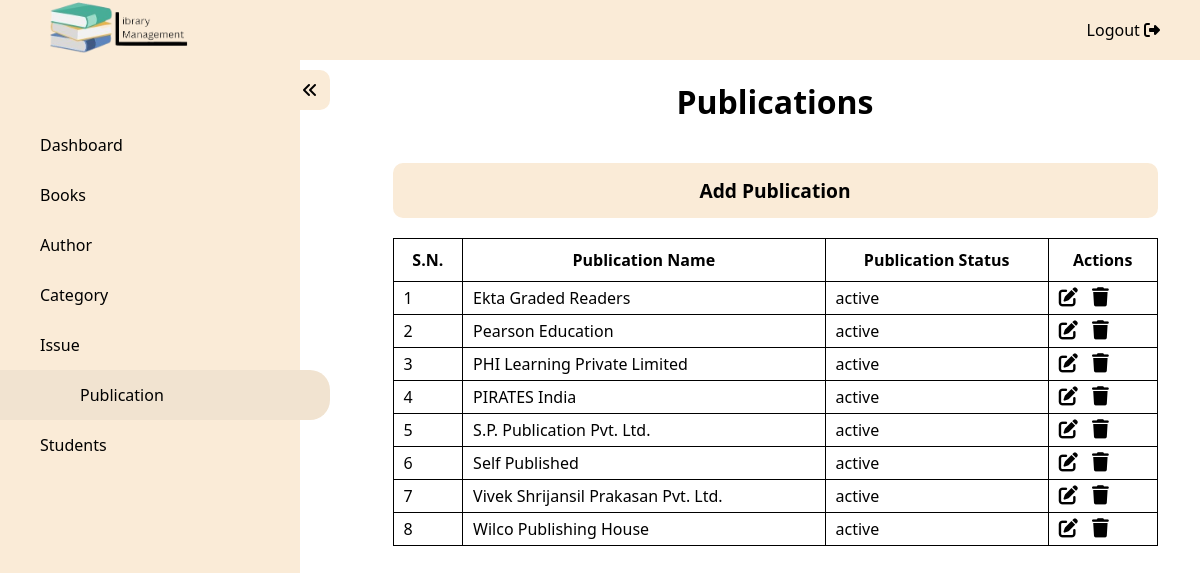
/admin/publication.php (signed in), run on the app's committed database.
### tables this page shows
CREATE TABLE `Publication_Details` (
  `PUB_ID` int NOT NULL,
  `PUB_Name` varchar(255) NOT NULL,
  `PUB_Status` varchar(50) NOT NULL
);

### admin/publication.php (the view, shortened to what this page needs)
<?php
require("../config/db_connect.php");
?>
<!DOCTYPE html>
<html lang="en">
<head>
    <link rel="stylesheet" href="https://cdnjs.cloudflare.com/ajax/libs/font-awesome/6.2.1/css/all.min.css" />
    <link rel="stylesheet" href="../assets/css/index.css" />
    <link rel="stylesheet" href="../assets/css/details.css">
</head>
<body>
    <nav id="topbar">
        <div class="logo"><a href="../index.php"><img src="../assets/image/logo.png" /></a></div>
        <ul>
            <li><a href="../functions/logout.php">Logout <i class="fa-solid fa-right-from-bracket"></i></a> </li>
        </ul>
    </nav>
    <div class="wrapper">
        <nav id="sidebar" class="activeSidebar">
            <div class="iconParent">
                <i class="fa-solid fa-angles-left icon"></i>
            </div>
            <ul>
                <a href="./dashboard.php">
                    <li>Dashboard</li>
                </a>
                <a href="./books.php">
                    <li>Books</li>
                </a>
                <a href="./author.php">
                    <li>Author</li>
                </a>
                <a href="./category.php">
                    <li>Category</li>
                </a>
                <a href="./issue.php">
                    <li>Issue</li>
                </a>
                <a href="./publication.php">
                    <li class="active">Publication</li>
                </a>
                <a href="./student_details.php">
                    <li>Students</li>
                </a>
            </ul>
        </nav>
        <div class="content">
            <h1>Publications</h1>
            <a href="./addPublication.php">
                <button>Add Publication</button>
            </a>
            <table>
                <thead>
                    <tr>
                        <th>S.N.</th>
                        <th>Publication Name</th>
                        <th>Publication Status</th>
                        <th>Actions</th>
                    </tr>
                </thead>
                <tbody>
                    <?php
                    $res = mysqli_query($conn, "SELECT * FROM Publication_Details ORDER BY PUB_Name ASC");
                    if (mysqli_num_rows($res) == 0) {
                        echo "<p>No records Found.</p>";
                    } else {
                        $i = 1;
                        while ($row = mysqli_fetch_array($res)) {
                            $id = $row['PUB_ID'];
                            $name = $row['PUB_Name'];
                            $status = $row['PUB_Status'];
                    ?>
                            <tr>
                                <td><?php echo $i; ?></td>
                                <td><?php echo $name; ?></td>
                                <td><?php echo $status ?></td>
                                <td>
                                    <?php echo "<a href='./editPublication.php?id=" . $id . "'>" ?><i class="fa-solid fa-pen-to-square"></i></a>
                                    <?php echo "<a href='../functions/deletePublication.php?id=" . $id . "'>" ?><i class="fa-solid fa-trash"></i></a></td>
                            </tr>
                    <?php
                            $i++;
                        }
                    }
                    ?>
                </tbody>
            </table>
        </div>
    </div>
</body>
</html>

### assets/css/index.css (style rules this page uses)
* { margin: 0; padding: 0; box-sizing: border-box; font-family: "Segoe UI", Tahoma, Geneva, Verdana, sans-serif; }
a { text-decoration: none; color: black; }
#topbar { height: 60px; width: 100vw; background-color: antiquewhite; display: flex; justify-content: space-between; align-items: center; padding: 0 40px; position: fixed; z-index: 100; inset: 0; }
#topbar .logo img { height: 60px; }
#topbar ul { list-style: none; display: flex; gap: 20px; }
#topbar ul li { cursor: pointer; }
#sidebar { height: calc(100vh - 60px); min-width: 300px !important; background-color: antiquewhite; position: relative; width: 300px; transform: translateX(-100%); transition: transform 0.5s ease; position: fixed; z-index: 100; top: 60px; }
#sidebar .iconParent { height: 40px; width: 40px; background-color: antiquewhite; position: absolute; top: 10px; right: -30px; border-top-right-radius: 10px; border-bottom-right-radius: 10px; line-height: 40px; text-align: center; cursor: pointer; z-index: 100; }
.activeSidebar { transform: translateX(0) !important; }
#sidebar ul { height: 100%; width: 100%; display: flex; flex-direction: column; align-items: center; list-style: none; padding: 60px 0; }
#sidebar ul a { width: 100%; }
#sidebar ul a li { height: 50px; width: 100%; line-height: 50px; padding-left: 40px; cursor: pointer; }
#sidebar ul .active, #sidebar ul li:hover { width: 110%; border-top-right-radius: 20px; border-bottom-right-radius: 20px; background-color: rgb(241, 227, 208); padding-left: 80px; transition: all 0.2s ease; }
.content { margin-top: 60px; margin-left: 350px; transition: margin-left 0.5s; padding-top: 20px; }

### assets/css/details.css (style rules this page uses)
.content { display: flex; justify-content: center; align-items: center; flex-direction: column; }
h1 { text-align: center; margin-bottom: 20px; }
.content a { width: 90%; margin: 20px auto; }
.content a button { width: 100%; padding: 14px; cursor: pointer; border: none; background-color: antiquewhite; border-radius: 10px; font-size: 1.2rem; font-weight: bold; }
table { min-width: 90%; border-collapse: collapse; margin: 0 auto; overflow-x: auto; }
th { border: 1px solid black; padding: 10px; }
td { border: 1px solid black; padding: 5px 10px; }
table i { font-size: 1.2rem; cursor: pointer; margin-right: 10px; }

### data on the page
publication_details: PUB_Name "Ekta Graded Readers", PUB_Status "active"
publication_details: PUB_Name "Pearson Education", PUB_Status "active"
publication_details: PUB_Name "PHI Learning Private Limited", PUB_Status "active"
publication_details: PUB_Name "PIRATES India", PUB_Status "active"
publication_details: PUB_Name "S.P. Publication Pvt. Ltd.", PUB_Status "active"
publication_details: PUB_Name "Self Published", PUB_Status "active"
publication_details: PUB_Name "Vivek Shrijansil Prakasan Pvt. Ltd.", PUB_Status "active"
publication_details: PUB_Name "Wilco Publishing House", PUB_Status "active"
